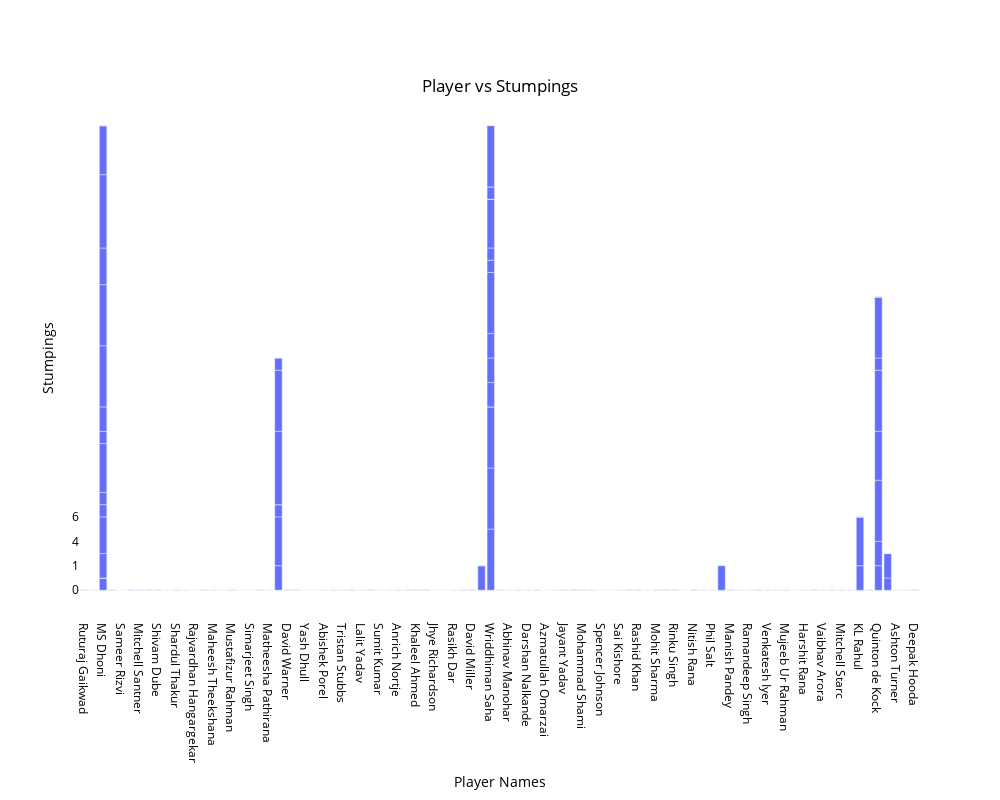

Notebook source saved alongside this figure:
### Code cell
fig = px.bar(ipl_data.head(500), x='Player_Name', y='Stumpings', title='Player vs Stumpings')
fig.update_layout(
    xaxis_title='Player Names',
    yaxis_title='Stumpings',
    title={
        'text': 'Player vs Stumpings',
        'y':0.9,
        'x':0.5,
        'xanchor': 'center',
        'yanchor': 'top'
    },
    plot_bgcolor='rgba(0,0,0,0)',
    paper_bgcolor='rgba(0,0,0,0)',
    font=dict(color='black', size=12),
    legend=dict(
        title='Player Names',
        orientation='h',
        yanchor='bottom',
        y=1.02,
        xanchor='right',
        x=1
    ),
    width=1000,
    height=800
)

fig.show()

### Figure 1 — Plotly figure (JSON) as saved in the notebook; plotly's stock layout.template omitted (floating-point values rounded to 4 significant figures; data arrays with more than 128 entries replaced by an {"elided": "..."} marker saying what was removed)
{"data": [{"alignmentgroup": "True", "hovertemplate": "Player_Name=%{x}<br>Stumpings=%{y}<extra></extra>", "legendgroup": "", "marker": {"color": "#636efa", "pattern": {"shape": ""}}, "name": "", "offsetgroup": "", "orientation": "v", "showlegend": false, "textposition": "auto", "type": "bar", "x": {"elided": "500 str values"}, "xaxis": "x", "y": {"elided": "500 str values"}, "yaxis": "y"}], "layout": {"barmode": "relative", "font": {"color": "black", "size": 12}, "height": 800, "legend": {"orientation": "h", "title": {"text": "Player Names"}, "tracegroupgap": 0, "x": 1, "xanchor": "right", "y": 1.02, "yanchor": "bottom"}, "paper_bgcolor": "rgba(0, 0, 0, 0)", "plot_bgcolor": "rgba(0, 0, 0, 0)", "title": {"text": "Player vs Stumpings", "x": 0.5, "xanchor": "center", "y": 0.9, "yanchor": "top"}, "width": 1000, "xaxis": {"anchor": "y", "autorange": true, "domain": [0, 1], "range": [-0.5, 90.5], "title": {"text": "Player Names"}, "type": "category"}, "yaxis": {"anchor": "x", "autorange": true, "domain": [0, 1], "range": [-2.111, 40.11], "title": {"text": "Stumpings"}, "type": "category"}}}
